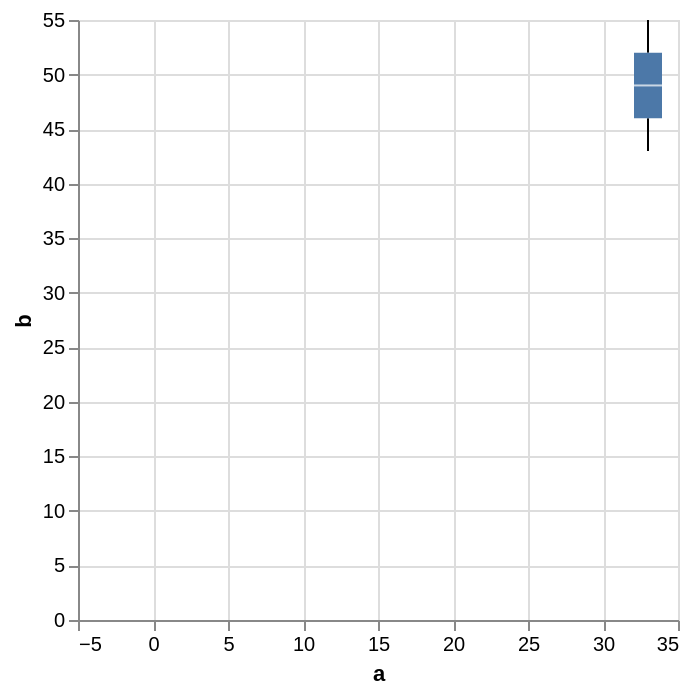

Vega-Lite specification stored for this chart:
### Vega-Lite specification from a JSON file in a GitHub repository (floating-point values rounded to 4 significant figures)
{"$schema": "https://vega.github.io/schema/vega-lite/v5.json", "data": {"values": [{"a": "null", "b": 28}, {"a": 33, "b": 55}, {"a": 33, "b": 43}, {"a": "null", "b": 91}, {"a": "null", "b": 81}, {"a": "null", "b": 53}]}, "mark": {"type": "boxplot", "invalid": "filter"}, "encoding": {"x": {"field": "a", "type": "quantitative", "axis": {"labelAngle": 0}}, "y": {"field": "b", "type": "quantitative"}}}
